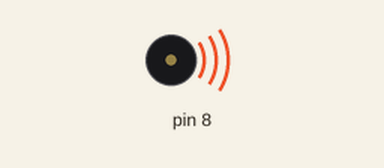
Simulated run of this sketch. Board: Arduino Uno, built with avr-gcc and run on an emulated ATmega328P. Shown: buzzer (waves = sounding).

Above: at 0.05 s.
Timing chart, 0 to 3.0 s (numbered marks = the images above):
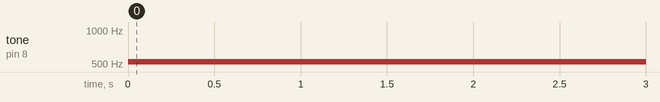

The sketch:

lp2.ino
```cpp
int music=8;


void setup() {
  // put your setup code here, to run once:

}

void loop() {
  // put your main code here, to run repeatedly:
  tone(8,523,300);
  delay(300);
  noTone(8);
  }
```

Measured:
- by itself, tone on pin 8: silent → 523 Hz at 0.00 s
